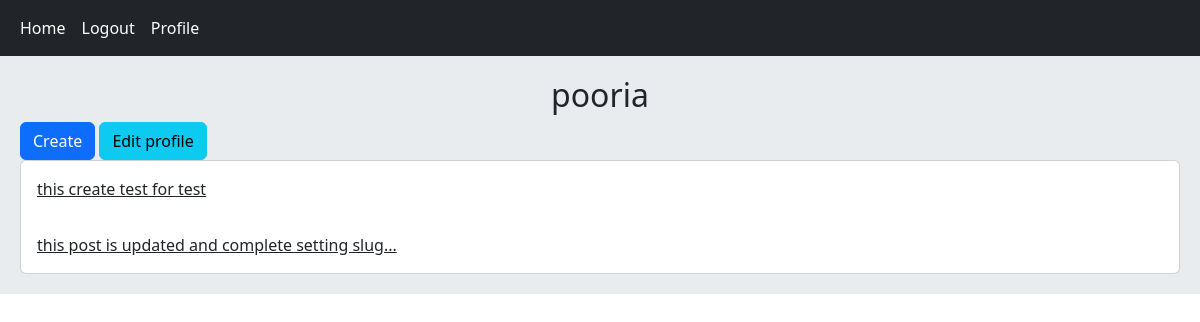
The app's page /account/profile/1/ (signed in) with its own data.
### home/models.py (models this page shows, shortened)
class Post(models.Model):
    user = models.ForeignKey(User, on_delete=models.CASCADE, related_name='posts')
    body = models.TextField()
    slug = models.SlugField()
    post_created = models.DateTimeField(auto_now_add=True)
    post_modified = models.DateTimeField(auto_now=True)
    class Meta:
        ordering = ['-post_created']
    def get_absolute_url(self):
        return reverse('home:post_detail', args=(self.id, self.slug))

### account/views.py (the view)
# urls.py: path('profile/<int:user_id>/', views.UserProfileView.as_view(), name='user_profile'),
class UserProfileView(LoginRequiredMixin, View):
    def get(self, request, user_id):
        is_following = False
        user = get_object_or_404(User, pk=user_id)
        posts = user.posts.all()
        relation = Relation.objects.filter(from_user=request.user, to_user=user)
        if relation.exists():
            is_following = True
        return render(request, 'account/profile.html', {'user': user, 'posts': posts,
                                                        'is_following': is_following})

### account/templates/account/profile.html (shortened to what this page needs)
{% extends 'base.html' %}
{% block content %}
    <h2 class="text-center">{{ user.username }}</h2>
    {% if request.user.id == user.id %}
        <a href="{% url 'home:post_create'%}" class="btn btn-primary">Create</a>
        <a href="{% url 'account:edit_user' %}" class="btn btn-info">Edit profile</a>
    {% endif %}
    <div class="card">
        {% for post in posts %}
            <a href="{{ post.get_absolute_url }}"
               class="card-body">{{ post.body|truncatewords:8 }}</a>
        {% endfor %}
    </div>
{% endblock %}

### records on screen
Post: body "this create test for test"
Post: body "this post is updated and complete setting slug..."

### other values on screen
{{ user.username }} "pooria"
